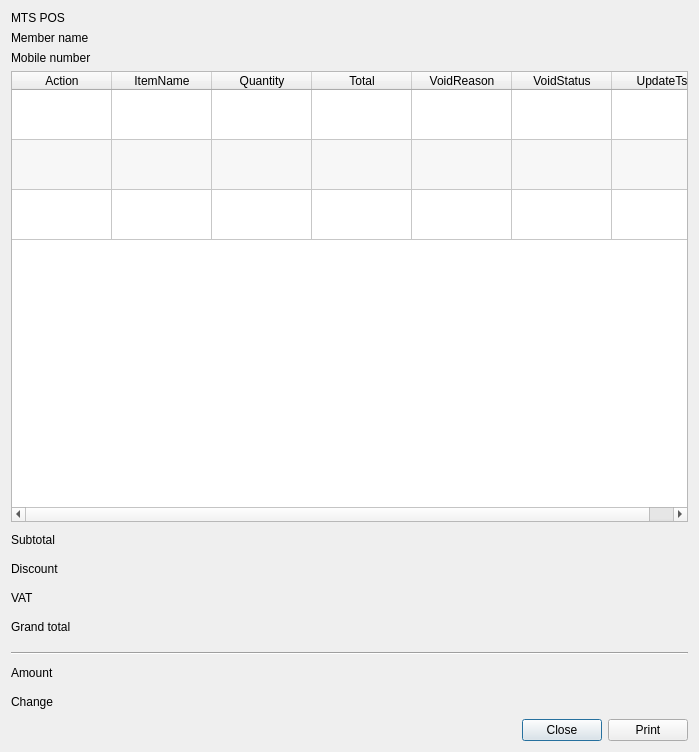
<?xml version="1.0" encoding="UTF-8"?>
<ui version="4.0">
 <class>DialogViewReceipt</class>
 <widget class="QDialog" name="DialogViewReceipt">
  <property name="geometry">
   <rect>
    <x>0</x>
    <y>0</y>
    <width>699</width>
    <height>752</height>
   </rect>
  </property>
  <property name="windowTitle">
   <string>view receipt</string>
  </property>
  <layout class="QVBoxLayout" name="verticalLayout">
   <item>
    <widget class="QLabel" name="label_6">
     <property name="sizePolicy">
      <sizepolicy hsizetype="Preferred" vsizetype="Fixed">
       <horstretch>0</horstretch>
       <verstretch>0</verstretch>
      </sizepolicy>
     </property>
     <property name="text">
      <string>MTS POS</string>
     </property>
    </widget>
   </item>
   <item>
    <layout class="QFormLayout" name="formLayout_3">
     <item row="0" column="0">
      <widget class="QLabel" name="label_5">
       <property name="text">
        <string>Member name</string>
       </property>
      </widget>
     </item>
     <item row="0" column="1">
      <widget class="QLabel" name="labelMemberName">
       <property name="text">
        <string>&lt;MemberName&gt;</string>
       </property>
       <property name="alignment">
        <set>Qt::AlignRight|Qt::AlignTrailing|Qt::AlignVCenter</set>
       </property>
      </widget>
     </item>
     <item row="1" column="0">
      <widget class="QLabel" name="label_9">
       <property name="text">
        <string>Mobile number</string>
       </property>
      </widget>
     </item>
     <item row="1" column="1">
      <widget class="QLabel" name="labelMobileNumber">
       <property name="text">
        <string>&lt;MobileNumber&gt;</string>
       </property>
       <property name="alignment">
        <set>Qt::AlignRight|Qt::AlignTrailing|Qt::AlignVCenter</set>
       </property>
      </widget>
     </item>
    </layout>
   </item>
   <item>
    <widget class="QTableWidget" name="tableWidgetData">
     <property name="editTriggers">
      <set>QAbstractItemView::NoEditTriggers</set>
     </property>
     <property name="alternatingRowColors">
      <bool>true</bool>
     </property>
     <property name="verticalScrollMode">
      <enum>QAbstractItemView::ScrollPerPixel</enum>
     </property>
     <property name="horizontalScrollMode">
      <enum>QAbstractItemView::ScrollPerPixel</enum>
     </property>
     <property name="gridStyle">
      <enum>Qt::SolidLine</enum>
     </property>
     <property name="sortingEnabled">
      <bool>false</bool>
     </property>
     <property name="wordWrap">
      <bool>false</bool>
     </property>
     <attribute name="horizontalHeaderCascadingSectionResizes">
      <bool>false</bool>
     </attribute>
     <attribute name="horizontalHeaderStretchLastSection">
      <bool>true</bool>
     </attribute>
     <attribute name="verticalHeaderVisible">
      <bool>false</bool>
     </attribute>
     <attribute name="verticalHeaderCascadingSectionResizes">
      <bool>false</bool>
     </attribute>
     <attribute name="verticalHeaderDefaultSectionSize">
      <number>50</number>
     </attribute>
     <attribute name="verticalHeaderMinimumSectionSize">
      <number>30</number>
     </attribute>
     <row>
      <property name="text">
       <string>New Row</string>
      </property>
     </row>
     <row>
      <property name="text">
       <string>New Row</string>
      </property>
     </row>
     <row>
      <property name="text">
       <string>New Row</string>
      </property>
     </row>
     <column>
      <property name="text">
       <string>Action</string>
      </property>
     </column>
     <column>
      <property name="text">
       <string>ItemName</string>
      </property>
     </column>
     <column>
      <property name="text">
       <string>Quantity</string>
      </property>
     </column>
     <column>
      <property name="text">
       <string>Total</string>
      </property>
     </column>
     <column>
      <property name="text">
       <string>VoidReason</string>
      </property>
     </column>
     <column>
      <property name="text">
       <string>VoidStatus</string>
      </property>
     </column>
     <column>
      <property name="text">
       <string>UpdateTs</string>
      </property>
     </column>
    </widget>
   </item>
   <item>
    <layout class="QFormLayout" name="formLayout">
     <item row="0" column="0">
      <widget class="QLabel" name="label">
       <property name="text">
        <string>Subtotal</string>
       </property>
      </widget>
     </item>
     <item row="0" column="1">
      <widget class="QLabel" name="labelSubtotal">
       <property name="font">
        <font>
         <pointsize>15</pointsize>
         <weight>75</weight>
         <bold>true</bold>
        </font>
       </property>
       <property name="text">
        <string>&lt;Subtotal&gt;</string>
       </property>
       <property name="alignment">
        <set>Qt::AlignRight|Qt::AlignTrailing|Qt::AlignVCenter</set>
       </property>
      </widget>
     </item>
     <item row="1" column="0">
      <widget class="QLabel" name="label_2">
       <property name="text">
        <string>Discount</string>
       </property>
      </widget>
     </item>
     <item row="1" column="1">
      <widget class="QLabel" name="labelDiscount">
       <property name="font">
        <font>
         <pointsize>15</pointsize>
         <weight>75</weight>
         <bold>true</bold>
        </font>
       </property>
       <property name="text">
        <string>&lt;Discount&gt;</string>
       </property>
       <property name="alignment">
        <set>Qt::AlignRight|Qt::AlignTrailing|Qt::AlignVCenter</set>
       </property>
      </widget>
     </item>
     <item row="2" column="0">
      <widget class="QLabel" name="label_3">
       <property name="text">
        <string>VAT</string>
       </property>
      </widget>
     </item>
     <item row="2" column="1">
      <widget class="QLabel" name="labelTax">
       <property name="font">
        <font>
         <pointsize>15</pointsize>
         <weight>75</weight>
         <bold>true</bold>
        </font>
       </property>
       <property name="text">
        <string>&lt;Tax&gt;</string>
       </property>
       <property name="alignment">
        <set>Qt::AlignRight|Qt::AlignTrailing|Qt::AlignVCenter</set>
       </property>
      </widget>
     </item>
     <item row="3" column="0">
      <widget class="QLabel" name="label_4">
       <property name="text">
        <string>Grand total</string>
       </property>
      </widget>
     </item>
     <item row="3" column="1">
      <widget class="QLabel" name="labelGrandTotal">
       <property name="font">
        <font>
         <pointsize>20</pointsize>
         <weight>75</weight>
         <bold>true</bold>
        </font>
       </property>
       <property name="text">
        <string>&lt;GrandTotal&gt;</string>
       </property>
       <property name="alignment">
        <set>Qt::AlignRight|Qt::AlignTrailing|Qt::AlignVCenter</set>
       </property>
      </widget>
     </item>
    </layout>
   </item>
   <item>
    <widget class="Line" name="line">
     <property name="orientation">
      <enum>Qt::Horizontal</enum>
     </property>
    </widget>
   </item>
   <item>
    <layout class="QFormLayout" name="formLayout_2">
     <item row="0" column="0">
      <widget class="QLabel" name="label_7">
       <property name="text">
        <string>Amount</string>
       </property>
      </widget>
     </item>
     <item row="0" column="1">
      <widget class="QLabel" name="labelAmount">
       <property name="font">
        <font>
         <pointsize>15</pointsize>
         <weight>75</weight>
         <bold>true</bold>
        </font>
       </property>
       <property name="text">
        <string>&lt;Amount&gt;</string>
       </property>
       <property name="alignment">
        <set>Qt::AlignRight|Qt::AlignTrailing|Qt::AlignVCenter</set>
       </property>
      </widget>
     </item>
     <item row="1" column="0">
      <widget class="QLabel" name="label_8">
       <property name="text">
        <string>Change</string>
       </property>
      </widget>
     </item>
     <item row="1" column="1">
      <widget class="QLabel" name="labelChange">
       <property name="font">
        <font>
         <pointsize>15</pointsize>
         <weight>75</weight>
         <bold>true</bold>
        </font>
       </property>
       <property name="text">
        <string>&lt;Change&gt;</string>
       </property>
       <property name="alignment">
        <set>Qt::AlignRight|Qt::AlignTrailing|Qt::AlignVCenter</set>
       </property>
      </widget>
     </item>
    </layout>
   </item>
   <item>
    <layout class="QHBoxLayout" name="horizontalLayout">
     <item>
      <spacer name="horizontalSpacer">
       <property name="orientation">
        <enum>Qt::Horizontal</enum>
       </property>
       <property name="sizeHint" stdset="0">
        <size>
         <width>40</width>
         <height>20</height>
        </size>
       </property>
      </spacer>
     </item>
     <item>
      <widget class="QPushButton" name="pushButtonClose">
       <property name="text">
        <string>Close</string>
       </property>
      </widget>
     </item>
     <item>
      <widget class="QPushButton" name="pushButtonPrint">
       <property name="text">
        <string>Print</string>
       </property>
      </widget>
     </item>
    </layout>
   </item>
  </layout>
 </widget>
 <tabstops>
  <tabstop>pushButtonClose</tabstop>
 </tabstops>
 <resources/>
 <connections/>
</ui>
